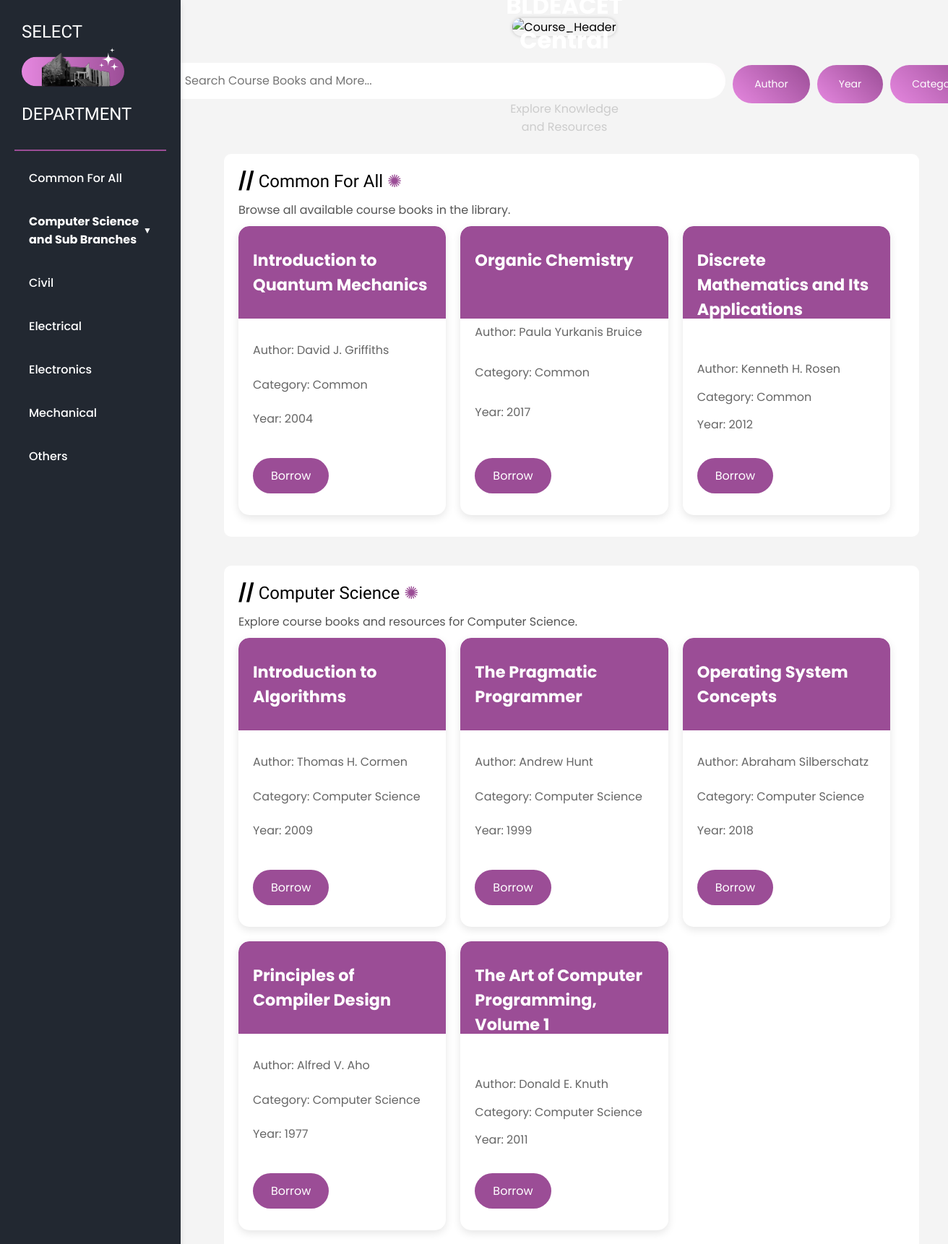
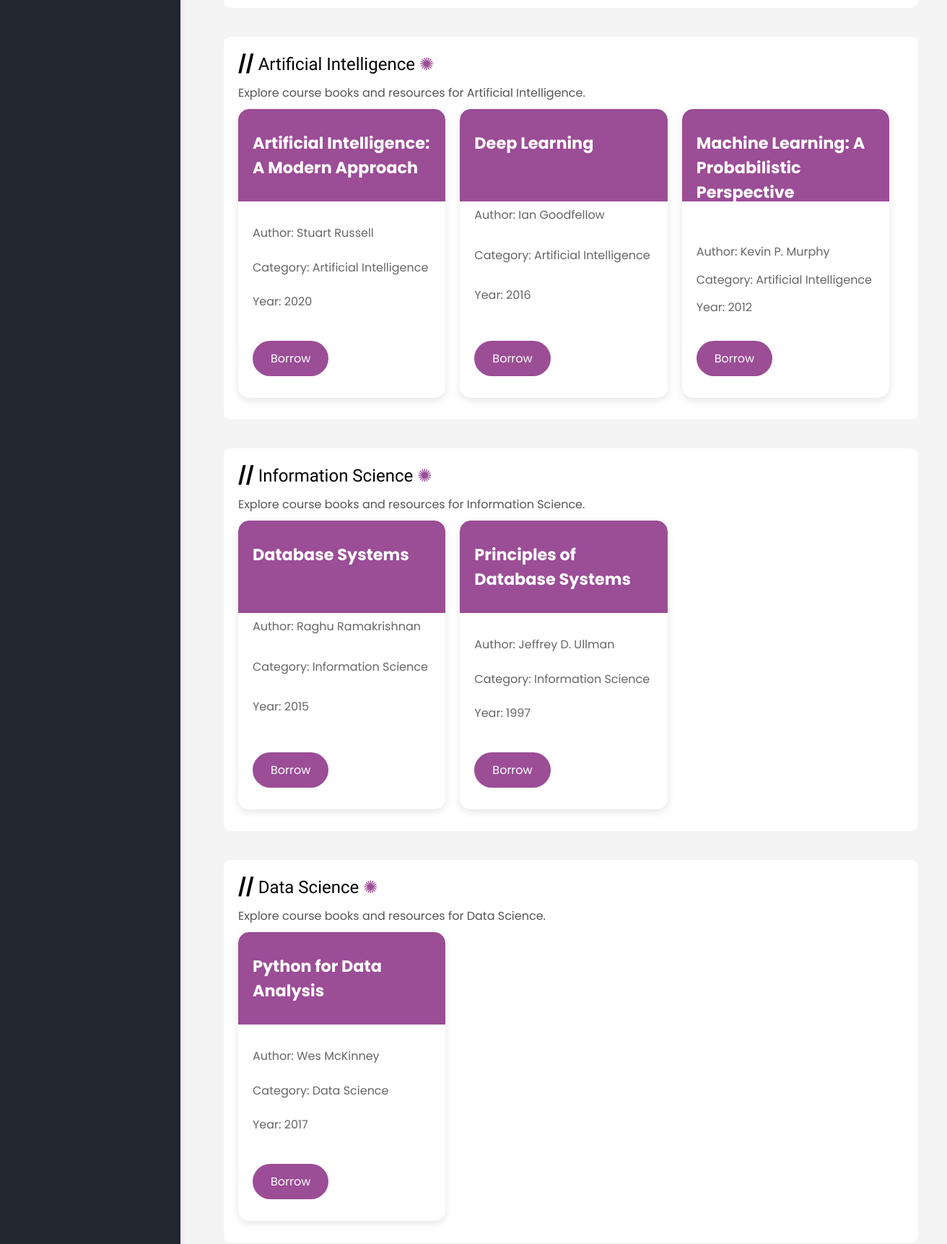
Screenshot of /course_books.php (upper part) with the database file from the repository (2 pictures, top to bottom).
### tables this page shows
CREATE TABLE `books` (
  `id` int(11) NOT NULL,
  `title` varchar(255) NOT NULL,
  `author` varchar(255) NOT NULL,
  `category` varchar(255) NOT NULL,
  `year` int(11) NOT NULL,
  `status` varchar(20) DEFAULT 'available'
);

### course_books.php (the view, shortened to what this page needs)
<?php
$servername = "localhost";
$username = "root";
$password = "";
$dbname = "library_db";
$conn = new mysqli($servername, $username, $password, $dbname);
function fetchBooks($category = '')
{
    global $conn;
    $sql = "SELECT * FROM books";
    if ($category) {
        $sql .= " WHERE category = ?";
    }
    $stmt = $conn->prepare($sql);
    if ($category) {
        $stmt->bind_param("s", $category);
    }
    $stmt->execute();
    $result = $stmt->get_result();
    $books = [];
    while ($row = $result->fetch_assoc()) {
        $books[] = $row;
    }
    return $books;
}
?>
<!DOCTYPE html>
<html lang="en">
<head>
    <link rel="stylesheet" href="course_books.css?v=3.0">
</head>
<body>
    <nav class="sidebar" id="sidebar">
        <div class="logo" id="logo">
            <h3>SELECT <img src="Header.svg" alt="Library-image"> DEPARTMENT</h3>
        </div>
        <br>
        <hr>
        <ul>
            <li><a href="#all-books">Common For All</a></li>
            <li class="dropdown">
                <a href="#" class="toggle-btn">Computer Science and Sub Branches</a>
            </li>
            <li><a href="#civil">Civil</a></li>
            <li><a href="#electrical">Electrical</a></li>
            <li><a href="#electronics">Electronics</a></li>
            <li><a href="#mechanical">Mechanical</a></li>
            <li><a href="#others">Others</a></li>
        </ul>
    </nav>
    <div class="Header-container">
        <div class="Header">
            <img src="Course_Header.svg" alt="Course_Header">
            <div class="Header-text">
                <h1 id="quote">Welcome to BLDEACET Library</h1>
                <p id="author">Explore Knowledge and Resources</p>
            </div>
        </div>
    </div>
    <div class="search-container">
        <div class="search-bar">
            <div class="search-bar-inner">
                <form action="" method="GET">
                    <input type="text" id="searchInput" name="search" placeholder=" &#10024; Search Course Books and More..."" aria-label="Search Course Books">
                </form>
            </div>
        </div>
        <div class="filter-buttons">
            <button class="filter-btn" onclick="filterBy('author')">Author</button>
            <button class="filter-btn" onclick="filterBy('year')">Year</button>
            <button class="filter-btn" onclick="filterBy('category')">Category</button>
        </div>
    </div>
    <div class="main-content" id="main-content">
        <section id="all-books">
            <h2><b>//</b> Common For All <span>&#10042;</span></h2>
            <p>Browse all available course books in the library.</p>
            <div class="book-list">
                <?php
                $allBooks = fetchBooks('Common');
                foreach ($allBooks as $book) {
                    echo "<div class='book-card'>";
                    echo "<h3>" . htmlspecialchars($book['title']) . "</h3>";
                    echo "<p>Author: " . htmlspecialchars($book['author']) . "</p>";
                    echo "<p>Category: " . htmlspecialchars($book['category']) . "</p>";
                    echo "<p>Year: " . htmlspecialchars($book['year']) . "</p>";
                    echo "<button class='borrow-btn' onclick='borrowBook(" . $book['id'] . ")'>Borrow</button>";
                    echo "</div>";
                }
                ?>
            </div>
        </section>
        <section id="cs">
            <h2><b>//</b> Computer Science <span>&#10042;</span></h2>
            <p>Explore course books and resources for Computer Science.</p>
            <div class="book-list">
                <?php
                $csBooks = fetchBooks('Computer Science');
                foreach ($csBooks as $book) {
                    echo "<div class='book-card'>";
                    echo "<h3>" . htmlspecialchars($book['title']) . "</h3>";
                    echo "<p>Author: " . htmlspecialchars($book['author']) . "</p>";
                    echo "<p>Category: " . htmlspecialchars($book['category']) . "</p>";
                    echo "<p>Year: " . htmlspecialchars($book['year']) . "</p>";
                    echo "<button class='borrow-btn' onclick='borrowBook(" . $book['id'] . ")'>Borrow</button>";
                    echo "</div>";
                }
                ?>
            </div>
        </section>
        <section id="ai">
            <h2><b>//</b> Artificial Intelligence <span>&#10042;</span></h2>
            <p>Explore course books and resources for Artificial Intelligence.</p>
            <div class="book-list">
                <?php
                $csBooks = fetchBooks('Artificial Intelligence');
                foreach ($csBooks as $book) {
                    echo "<div class='book-card'>";
                    echo "<h3>" . htmlspecialchars($book['title']) . "</h3>";
                    echo "<p>Author: " . htmlspecialchars($book['author']) . "</p>";
                    echo "<p>Category: " . htmlspecialchars($book['category']) . "</p>";
                    echo "<p>Year: " . htmlspecialchars($book['year']) . "</p>";
                    echo "<button class='borrow-btn' onclick='borrowBook(" . $book['id'] . ")'>Borrow</button>";
                    echo "</div>";
                }
                ?>
            </div>
        </section>
        <section id="is">
            <h2><b>//</b> Information Science <span>&#10042;</span></h2>
            <p>Explore course books and resources for Information Science.</p>
            <div class="book-list">
                <?php
                $csBooks = fetchBooks('Information Science');
                foreach ($csBooks as $book) {
                    echo "<div class='book-card'>";
                    echo "<h3>" . htmlspecialchars($book['title']) . "</h3>";
                    echo "<p>Author: " . htmlspecialchars($book['author']) . "</p>";
                    echo "<p>Category: " . htmlspecialchars($book['category']) . "</p>";
                    echo "<p>Year: " . htmlspecialchars($book['year']) . "</p>";
                    echo "<button class='borrow-btn' onclick='borrowBook(" . $book['id'] . ")'>Borrow</button>";
                    echo "</div>";
                }
                ?>
            </div>
        </section>
        <section id="ds">
            <h2><b>//</b> Data Science <span>&#10042;</span></h2>
            <p>Explore course books and resources for Data Science.</p>
            <div class="book-list">
                <?php
                $csBooks = fetchBooks('Data Science');
                foreach ($csBooks as $book) {
                    echo "<div class='book-card'>";
                    echo "<h3>" . htmlspecialchars($book['title']) . "</h3>";
                    echo "<p>Author: " . htmlspecialchars($book['author']) . "</p>";
                    echo "<p>Category: " . htmlspecialchars($book['category']) . "</p>";
                    echo "<p>Year: " . htmlspecialchars($book['year']) . "</p>";
                    echo "<button class='borrow-btn' onclick='borrowBook(" . $book['id'] . ")'>Borrow</button>";
                    echo "</div>";
                }
                ?>
            </div>
        </section>
    </div>
</body>
</html>

### course_books.css (style rules this page uses)
* { margin: 0; padding: 0; box-sizing: border-box; font-family: 'Poppins', sans-serif; }
body { background: #f4f4f4; display: flex; flex-direction: column; align-items: center; padding: 20px; }
html { scroll-behavior: smooth; }
span { color: #9b4d96; }
.sidebar { position: fixed; top: 0; left: 0; height: 100%; width: 250px; background-color: #222831; padding: 20px; box-shadow: 0 4px 8px rgba(0, 0, 0, 0.1); color: #ffffff; z-index: 1000; padding-top: 20px; }
.sidebar .logo { display: flex; align-items: center; padding: 10px; }
.sidebar .logo h3 { font-family: 'Arapey', sans-serif; font-weight: 100; font-size: 1.5rem; margin: 0; }
.sidebar .logo img { height: 5rem; object-fit: cover; }
.sidebar hr { border: 1px solid #9b4d96; }
.sidebar ul { list-style: none; padding: 0; width: 100%; }
.sidebar ul li { width: 100%; margin: 15px 0; }
.sidebar ul li a { text-decoration: none; color: white; font-weight: 500; padding: 10px 20px; border-radius: 8px; display: block; transition: background-color 0.2s; }
.dropdown .toggle-btn { cursor: pointer; font-weight: bold; display: flex; justify-content: space-between; align-items: center; }
.dropdown .toggle-btn::after { content: '▼'; font-size: 12px; margin-left: auto; transition: transform 0.3s; }
.search-container { margin-left: 250px; display: flex; justify-content: center; align-items: center; }
.search-bar { position: relative; display: flex; align-items: center; width: 800px; height: 50px; background-color: #fff; border-radius: 25px; overflow: hidden; z-index: 0; padding: 3px; background: linear-gradient(45deg, #ffffff, #ffffff, #ff6ec4, #7873f5 ); background-size: 300%; background-position: 0% 50%; transition: background-position 0.3s ease-in-out; }
.search-bar-inner { flex: 1; height: 100%; background-color: #fff; border-radius: 25px; display: flex; align-items: center; padding: 0 20px; z-index: 1; }
.search-bar-inner input { flex: 1; border: none; outline: none; background: transparent; font-size: 16px; color: black; }
.filter-buttons { display: flex; justify-content: flex-start; gap: 10px; margin-top: 10px; margin-left: 10px; padding: 30px 0; }
.filter-btn { background: linear-gradient(45deg, #e587df, #9b4d96); color: white; border: none; border-radius: 50px; padding: 16px 30px; font-family: 'Poppins', sans-serif; font-size: 14px; cursor: pointer; transition: background-color 0.3s ease; }
.Header-container { margin-top: 5px; margin-left: 250px; display: flex; justify-content: center; align-items: center; position: relative; }
.Header { position: relative; }
.Header img { width: 1200px; border-radius: 25px; box-shadow: 0 0 5px rgba(0, 0, 0, 0.2); object-fit: cover; }
.Header-text { position: absolute; top: 50%; left: 50%; transform: translate(-50%, -50%); text-align: center; color: white; font-family: 'Poppins', sans-serif; font-size: 1rem; }
.Header-text p { font-size: 1rem; font-weight: normal; margin-top: 10px; color: #cccccc; }
.main-content { margin-left: 270px; margin-top: 20px; padding: 20px; display: flex; flex-direction: column; gap: 40px; }
section { background: #fff; padding: 20px; border-radius: 10px; }
section h2 { font-family: 'Arapey', sans-serif; font-weight: 100; margin-bottom: 10px; }
section p { font-size: 16px; color: #555; }
.book-list { display: flex; flex-wrap: wrap; gap: 20px; justify-content: flex-start; padding: 10px 0; margin-left: 0; width: 100%; }
.book-card { background-color: #fff; padding: 30px 20px; border-radius: 15px; box-shadow: 0 4px 12px rgba(0, 0, 0, 0.1); width: calc(33.333% - 20px); box-sizing: border-box; transition: transform 0.3s ease, box-shadow 0.3s ease; position: relative; display: flex; flex-direction: column; justify-content: space-between; overflow: hidden; height: 400px; }
.book-card::before { content: ""; position: absolute; top: 0; left: 0; width: 100%; height: 32%; background-color: #9b4d96; border-radius: 15px 15px 0 0; z-index: 0; }
.book-card h3 { font-size: 1.4em; font-weight: bold; margin-bottom: 35px; color: #fff; position: relative; z-index: 1; }
.book-card p { font-size: 1em; color: #666; line-height: 1; position: relative; z-index: 1; }
.borrow-btn { background-color: #9b4d96; color: white; border: none; padding: 12px 25px; border-radius: 30px; font-size: 1em; cursor: pointer; margin-top: 15px; align-self: flex-start; transition: background-color 0.3s ease, transform 0.3s ease; }

### rows the page displays
books: title "Introduction to Quantum Mechanics", author "David J. Griffiths", category "Common", year "2004"
books: title "Organic Chemistry", author "Paula Yurkanis Bruice", category "Common", year "2017"
books: title "Discrete Mathematics and Its Applications", author "Kenneth H. Rosen", category "Common", year "2012"
books: title "Introduction to Algorithms", author "Thomas H. Cormen", category "Computer Science", year "2009"
books: title "The Pragmatic Programmer", author "Andrew Hunt", category "Computer Science", year "1999"
books: title "Operating System Concepts", author "Abraham Silberschatz", category "Computer Science", year "2018"
books: title "Principles of Compiler Design", author "Alfred V. Aho", category "Computer Science", year "1977"
books: title "The Art of Computer Programming, Volume 1", author "Donald E. Knuth", category "Computer Science", year "2011"
books: title "Artificial Intelligence: A Modern Approach", author "Stuart Russell", category "Artificial Intelligence", year "2020"
books: title "Deep Learning", author "Ian Goodfellow", category "Artificial Intelligence", year "2016"
books: title "Machine Learning: A Probabilistic Perspective", author "Kevin P. Murphy", category "Artificial Intelligence", year "2012"
books: title "Database Systems", author "Raghu Ramakrishnan", category "Information Science", year "2015"
books: title "Principles of Database Systems", author "Jeffrey D. Ullman", category "Information Science", year "1997"
books: title "Python for Data Analysis", author "Wes McKinney", category "Data Science", year "2017"
